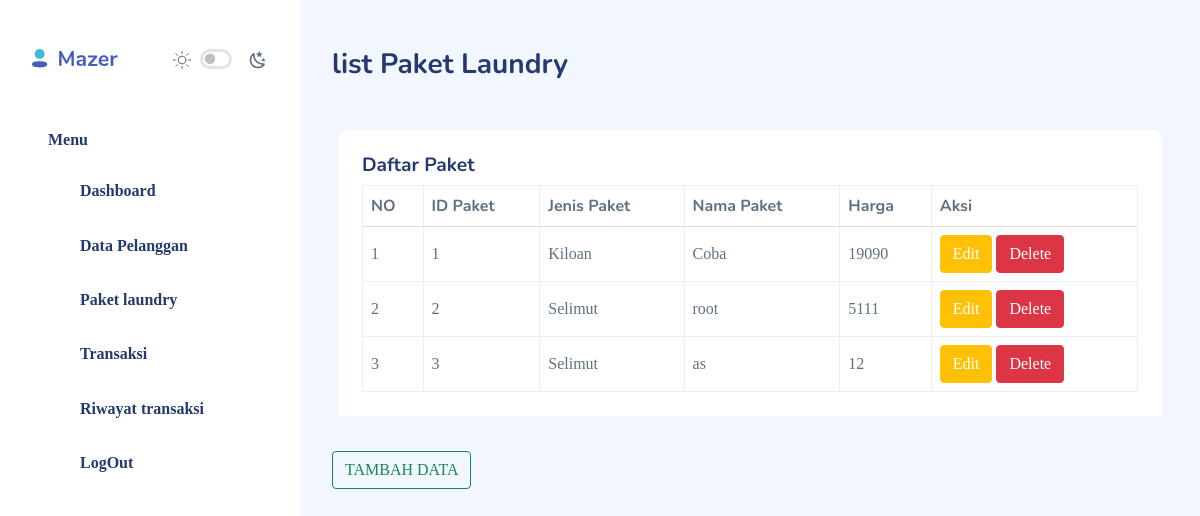
The app's page /kasir/paket.php (signed in) with its own data.
### tables this page shows
CREATE TABLE `tb_paket` (
  `id` int(11) UNSIGNED NOT NULL,
  `jenis` enum('Kiloan','Selimut','Bed Cover','Kaos','Lain') NOT NULL,
  `nama_paket` varchar(100) NOT NULL,
  `harga` int(11) NOT NULL
);

### kasir/paket.php (the view, shortened to what this page needs)
<?php
include "../db.php";
?>
<!DOCTYPE html>
<html lang="en">
<head>
    <link rel="stylesheet" href="../assets/css/main/app.css">
    <link rel="stylesheet" href="../assets/css/main/app-dark.css">
<link rel="stylesheet" href="../assets/css/shared/iconly.css">
</head>
<body>
    <div id="app">
    <?php include "sidebar.php"; ?>
    </div>
        <div id="main">
<div class="page-heading">
    <h3>list Paket Laundry</h3>
    <div class="container">
    <div class="card mt-5">
        <div class="card-header">
            <h4 class="card-title">Daftar Paket</h4>
            <div class="table-responsive">
                            <table class="table table-bordered mb-0">
                                <thead>
                                    <tr>
                                        <th>NO</th>
                                        <th>ID Paket</th>
                                        <th>Jenis Paket</th>
                                        <th>Nama Paket</th>
                                        <th>Harga</th>
                                        <th>Aksi</th>
                                    </tr>
                                </thead>
                                <tbody>
                                <?php
                                        $no = 1;
                                        $sql = $koneksi->query("select * from tb_paket");
                                        while ($data = $sql->fetch_assoc()) {
                                ?>
                                    <tr>
                                        <td class="text-bold-500"><?php echo $no++; ?></td>
                                        <td class="text-bold-500"><?php echo $data['id'] ?> </td>
                                        <td class="text-bold-500"><?php echo $data['jenis'] ?></td>
                                        <td class="text-bold-500"><?php echo $data['nama_paket'] ?></td>
                                        <td class="text-bold-500"><?php echo $data['harga'] ?></td>
                                        <td>
                                            <?php include "editpaket.php"; ?>
                                    <?php } ?>
                        </div>
        </div>
    </div>
</div>
<div class="card-body">
                            <div class="form-group">
                                <button type="button" class="btn btn-outline-success" data-bs-toggle="modal" data-bs-target="#inlineForm">
                                    TAMBAH DATA
                                </button>
                            </div>
                        </div>
</body>
</html>

### kasir/editpaket.php (shortened to what this page needs)
<a href="" class="btn btn-warning" data-bs-toggle="modal" data-bs-target="#normal<?= $data['id']; ?>">
    <span>Edit</span>
</a>
</div>
<a href="" class="btn btn-danger" data-bs-toggle="modal" data-bs-target="#hapus<?= $data['id']; ?>">
    <span>Delete</span>
</a>

### records on screen
tb_paket: id "1", jenis "Kiloan", nama_paket "Coba", harga "19090"
tb_paket: id "2", jenis "Selimut", nama_paket "root", harga "5111"
tb_paket: id "3", jenis "Selimut", nama_paket "as", harga "12"
